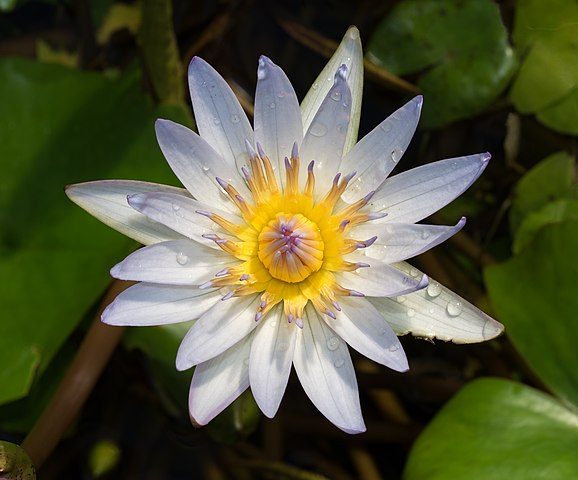
#> input picture exercises/01_color_based_segmentation/input/flower.jpg, 578 x 480 px
$ python ex11_mahalanobis_distance.py
#> lines starting #> are read from the running program, lines starting #| are printed output that depends on the picture
import numpy as np
import cv2
from matplotlib import pyplot as plt

def main():
  img = cv2.imread('../input/flower.jpg')
#> img is the input picture: shape (480, 578, 3); mean B, G, R 57.5, 87.7, 85.1
  assert img is not None, "Failed to load image."

  pixels = np.reshape(img, (-1, 3))
  reference_color = [187, 180, 170] # Given in BGR
  covariance_matrix = [[611, 684, 708], [684, 842, 888], [708, 888, 948]]

  # Calculate the euclidean distance to the reference_color annotated color.
  shape = pixels.shape
#> shape = (277440, 3)
  diff = pixels - np.repeat([reference_color], shape[0], axis=0)
  inv_cov = np.linalg.inv(covariance_matrix)
  moddotproduct = diff * (diff @ inv_cov)
  mahalanobis_dist = np.sum(moddotproduct,
      axis=1)
  mahalanobis_distance_image = np.reshape(
      mahalanobis_dist,
        (img.shape[0],
         img.shape[1]))
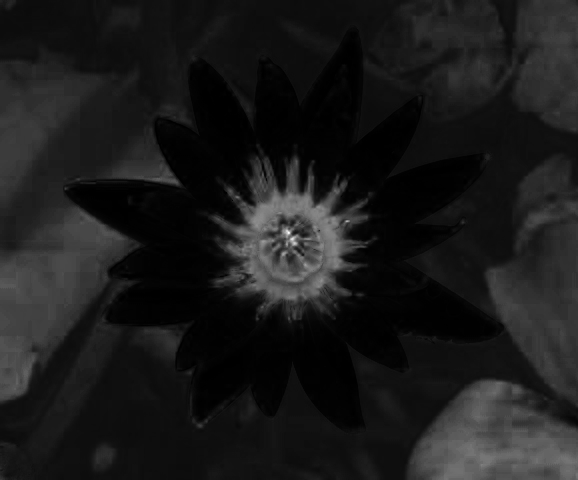
#> mahalanobis_distance_image: shape (480, 578) float64; min 0.101, max 1397.4, mean 149.1; drawn with min black and max white

  # Scale the distance image and export it.
  mahalanobis_distance_image = 5 * 255 * mahalanobis_distance_image / np.max(mahalanobis_distance_image)
  cv2.imwrite("../output/ex11_mahalanobis_dist_image.jpg",
          mahalanobis_distance_image)
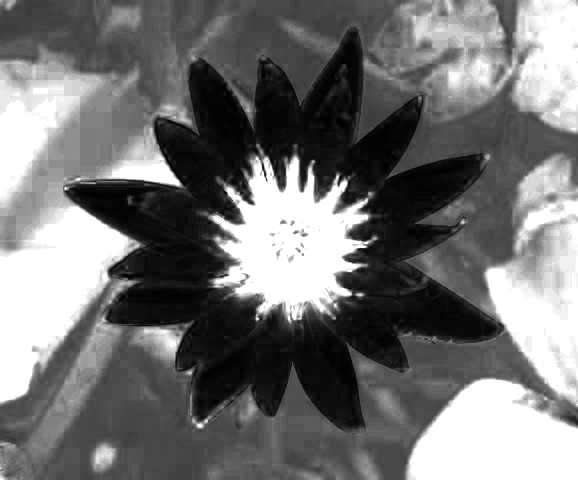
#> saved as ex11_mahalanobis_dist_image.jpg: shape (480, 578); min 0, max 255, mean 115.5


main()
